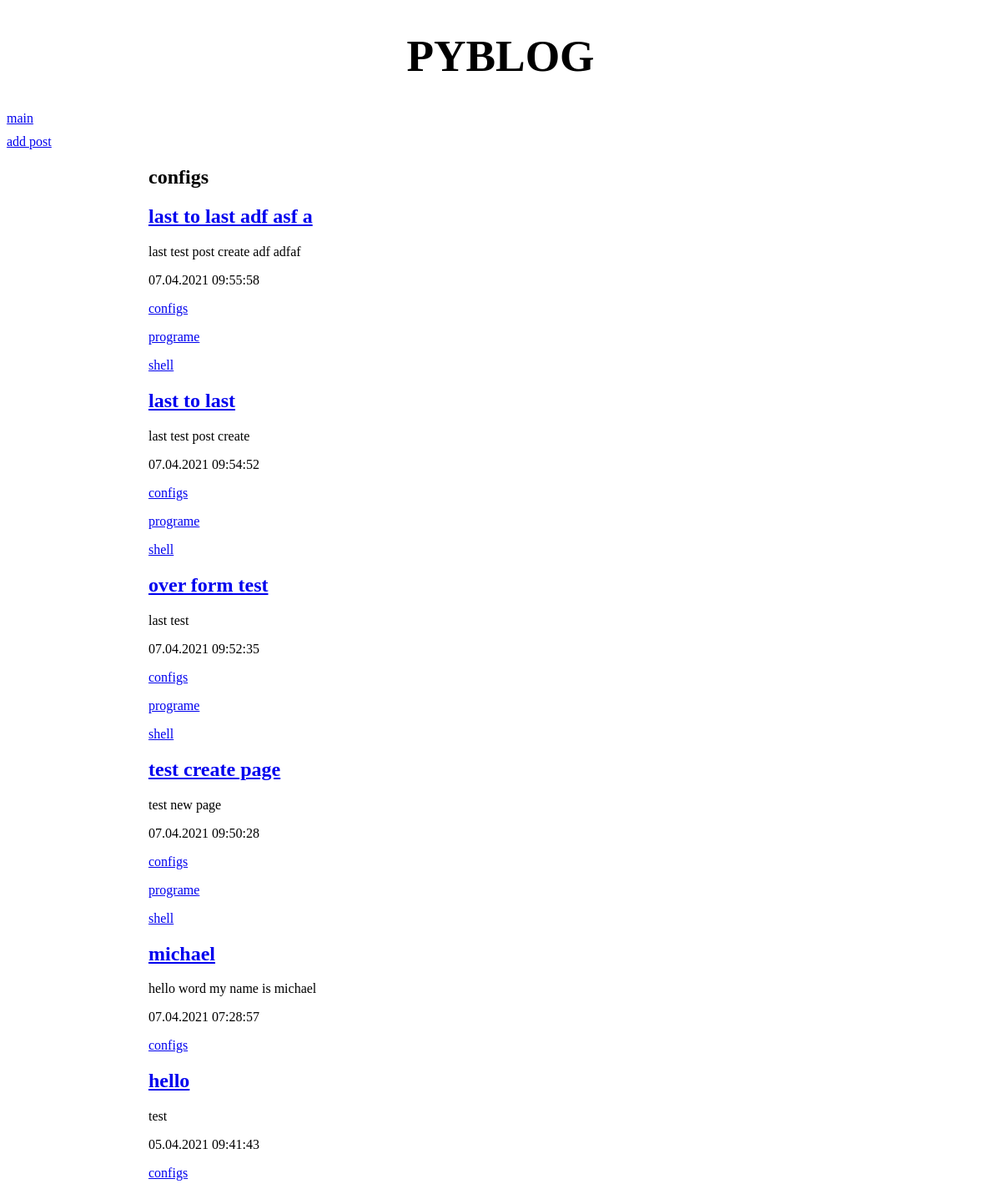
The app's page /configs/, older data.
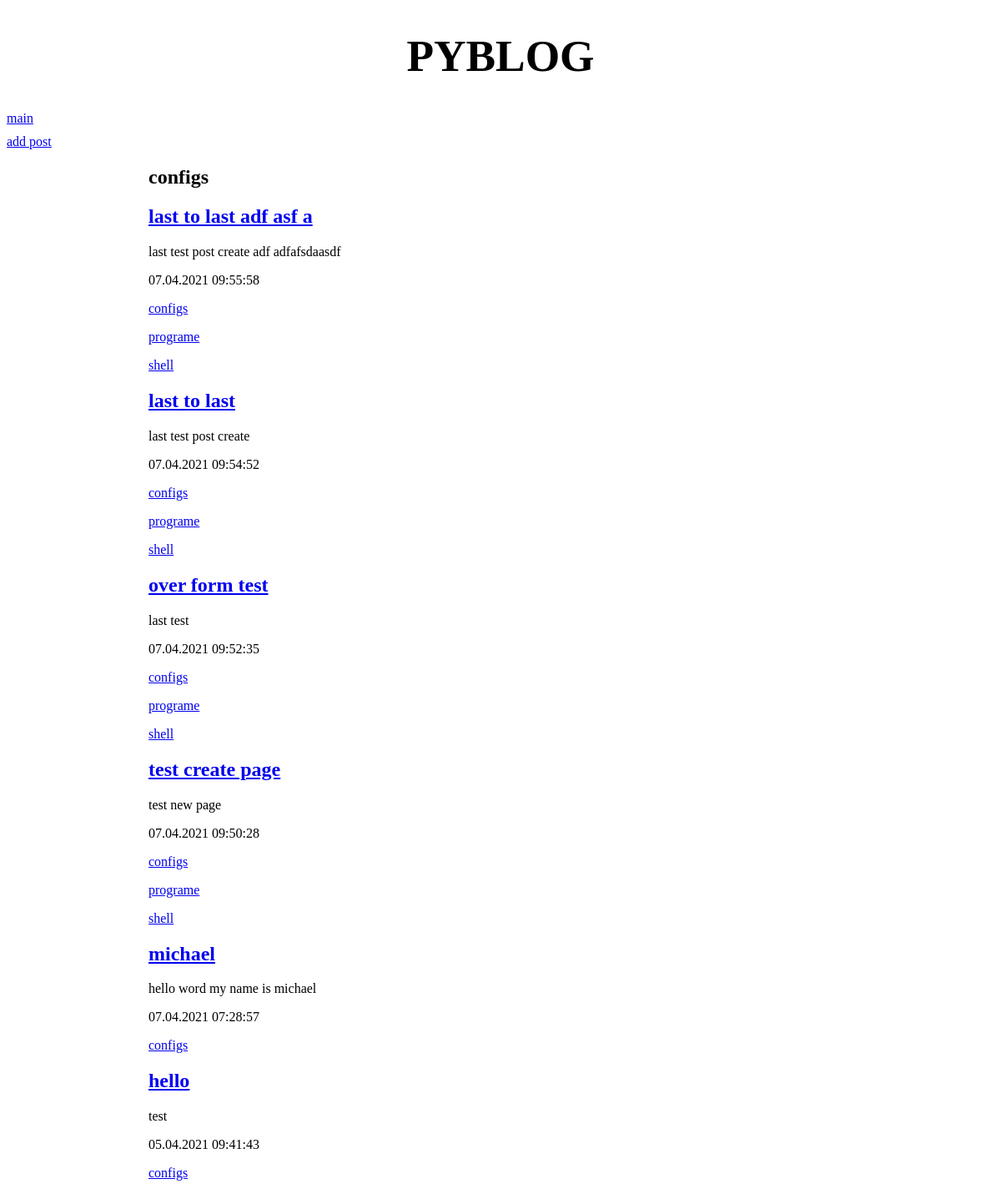
The same page, newer data.
### blog/models.py (models this page shows, shortened)
class Post(models.Model):
    title = models.CharField(max_length = 50,verbose_name='sobject',blank=True)
    content = models.TextField(blank=True,null=True,verbose_name='text')
    published = models.DateTimeField(auto_now_add=True,db_index=True,verbose_name='date')
    tegs = models.ManyToManyField('Teg')
    class Meta:
        unique_together = ('title','content')   #unique title + contetn
        default_related_name = 'posts'          #include post_set
        verbose_name_plural = 'Posts'
        verbose_name = 'Post'
        ordering = ['-published']

### blog/views.py (the view)
# urls.py: path('<str:teg_name>/',PostByTegView.as_view(),name='by_teg'),
class PostByTegView(ListView):
    template_name = 'blog/posts_by_teg.html'
    context_object_name = 'posts'
    def get_queryset(self):
        return Post.objects.filter(tegs__name=self.kwargs['teg_name'])
    def get_context_data(self,**kwargs):
        context = super().get_context_data(**kwargs)
        context['teg_name']=self.kwargs['teg_name']
        return context

### blog/templates/blog/posts_by_teg.html
{% extends "layout/basic.html" %}
{% block content %}
<h2>{{ teg_name }}</h2>
	{% for post in posts %}
	<div>
				<h2><a href="{% url "postdetail" pk=post.pk %}">{{ post.title }}</a></h2>
				<p>{{ post.content }}</p>
				<p>{{ post.published|date:"d.m.Y H:i:s" }}</p>
				{% for teg in post.tegs.all %}
					<p><a href="{% url 'by_teg' teg.name %}">{{ teg.name }}</a></p>
				{% endfor %}
	</div>
	{% endfor %}
{% endblock %}

Row changes from the older to the newer data that the page shows:
changed Post "last to last adf asf a": content "last test post create adf adfaf" → "last test post create adf adfafsdaasdf"
